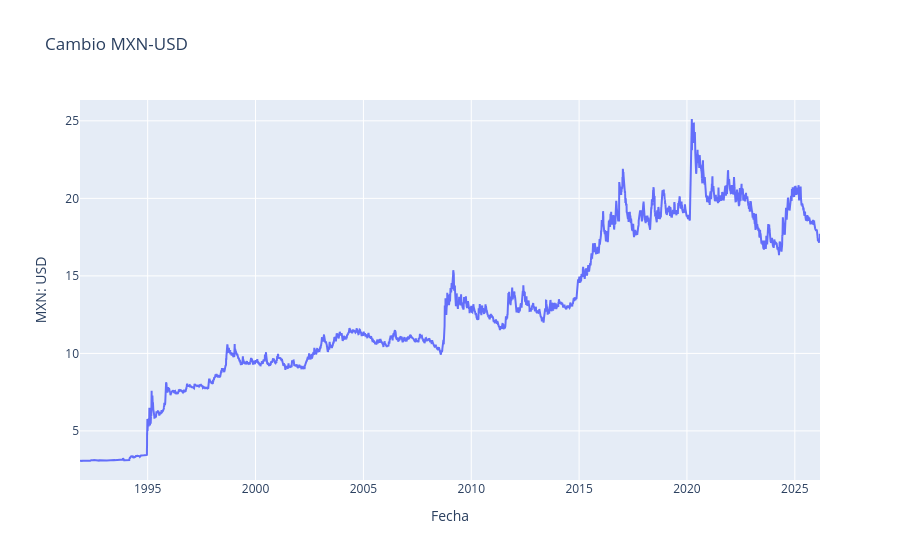

Notebook source saved alongside this figure:
### Markdown cell above
# <font color= #99C8F5> **Visualización** </font>

### Code cell
# Index date column
df.index.name = 'Fecha'

# Visualize series
fig = go.Figure()
fig.add_trace(go.Scatter(x=df.index, y=df.Valor, mode='lines', name='MXN: USD'))

fig.update_layout(
    title='Cambio MXN-USD',
    xaxis_title='Fecha',
    yaxis_title='MXN: USD'
)
fig.show()

### Figure 1 — Plotly figure (JSON) as saved in the notebook; plotly's stock layout.template omitted (floating-point values rounded to 4 significant figures; data arrays with more than 128 entries replaced by an {"elided": "..."} marker saying what was removed)
{"data": [{"mode": "lines", "name": "MXN: USD", "type": "scatter", "x": {"elided": "8622 str values"}, "y": {"elided": "8622 float values"}}], "layout": {"title": {"text": "Cambio MXN-USD"}, "xaxis": {"title": {"text": "Fecha"}}, "yaxis": {"title": {"text": "MXN: USD"}}}}
